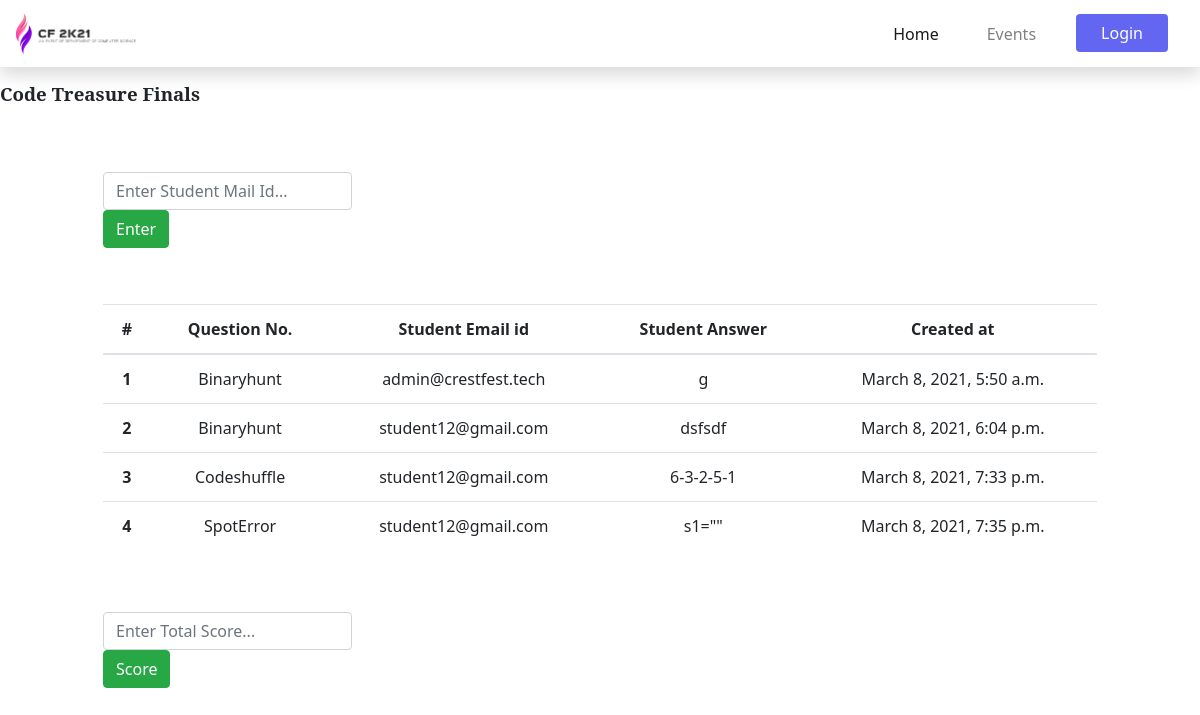
Page /events/codetreasure/score/finals/ on the committed database.
### codetreasure/models.py (models this page shows)
class final_answer_relation(models.Model):
    student = models.ForeignKey(User, on_delete=models.CASCADE)
    final_code_shuffle_question = models.ForeignKey(
        final_code_shuffle_relation, on_delete=models.CASCADE, null=True)
    final_code_binary_question = models.ForeignKey(
        final_code_binary_question, on_delete=models.CASCADE, null=True)
    final_code_spot_error_question = models.ForeignKey(
        final_code_spot_error_question, on_delete=models.CASCADE, null=True)
    user_answer = models.TextField()
    when = models.DateTimeField(auto_now_add=True)
    class Meta:
        verbose_name = 'Student Result Final'

class final_code_binary_question(models.Model):
    question = models.CharField(max_length=250)
    ques_no = models.CharField(max_length=80, default="Binaryhunt")
    def __str__(self):
        return self.ques_no
    class Meta:
        verbose_name = 'Binary Hunter Question'

class final_code_shuffle_relation(models.Model):
    question = models.ManyToManyField(final_code_shuffle)
    ques_no = models.CharField(max_length=80, default="Codeshuffle")
    def __str__(self):
        return self.ques_no
    class Meta:
        verbose_name = 'Code Shuffle Question'

class final_code_spot_error_question(models.Model):
    question = models.ManyToManyField(final_code_spot_error_image)
    ques_no = models.CharField(max_length=80, default="SpotError")
    def __str__(self):
        return self.ques_no
    class Meta:
        verbose_name = 'Spot Error Question'

### userapp/models.py (models this page shows)
class User(AbstractUser):
    username = None
    email = models.EmailField(unique=True)
    first_name = models.CharField(max_length=35)
    mobile = models.CharField(
        unique=True, max_length=10, null=True, blank=False)
    user_type_choice = ((1, 'Admin'), (2, 'Staff'), (3, 'Students'))
    user_type = models.PositiveSmallIntegerField(choices=user_type_choice, default=3
                                                 )
    objects = UserManager()
    USERNAME_FIELD = 'email'
    REQUIRED_FIELDS = ['first_name']

### codetreasure/views.py (the view, shortened to what this page needs)
# urls.py: path('score/finals/', finals_score, name="finals_score"),
def finals_score(request):
    code_score = final_answer_relation.objects.all()
    context = {
        'code_score': code_score
    }
    return render(request, "codetreasure/final_score.html", context=context)

### templates/codetreasure/final_score.html (shortened to what this page needs)
{% extends 'base.html' %}
{% load crispy_forms_tags %}
{% block content %}
<h3>Code Treasure Finals</h3>
<section class="container my-5">
    <form method="POST" action="{% url 'codetreasure:finals_score' %}">
        <input type="email" class="form-control col-3" placeholder="Enter Student Mail Id..." name="email">
        <button type="submit" class="btn btn-success">Enter</button>
    </form>
</section>
<section class="container">
    <div class="table-responsive table_wrapper">
        <table class="table my-1 my-md-2">
            <thead>
                <tr class="text-center">
                    <th scope="col">#</th>
                    <th scope="col">Question No.</th>
                    <th scope="col">Student Email id</th>
                    <th scope="col">Student Answer</th>
                    <th scope="col">Created at</th>
                </tr>
            </thead>
            <tbody>
                {% for final in code_score %}
                <tr scope="row" class="text-center">
                    <th scope="row">{{forloop.counter}}</th>
                    <td>
                        {% if not final.final_code_shuffle_question == Null %}
                        {{final.final_code_shuffle_question}}
                        {% elif not final.final_code_binary_question == Null %}
                        {{final.final_code_binary_question}}
                        {% elif not final.final_code_spot_error_question == Null %}
                        {{final.final_code_spot_error_question}}
                        {% endif %}
                    </td>
                    <td id="email_id" data-mail="{{final.student}}">{{final.student}}</td>
                    <td>{{final.user_answer}}</td>
                    <td>{{final.when}}</td>
                </tr>
                {% endfor %}
            </tbody>
        </table>
    </div>
</section>
<section class="container my-5">
    <input type="text" class="form-control col-3" placeholder="Enter Total Score...">
    <button type="submit" class="btn btn-success submit_button">Score</button>
</section>
{% endblock %}

### templates/base.html (shortened to what this page needs)
{% load static %}
<!DOCTYPE html>
<html lang="en">
<head>
    <link rel="stylesheet" href="https://maxcdn.bootstrapcdn.com/bootstrap/4.5.0/css/bootstrap.min.css">
    <link href="https://unpkg.com/tailwindcss@^2/dist/tailwind.min.css" rel="stylesheet" />
    <link rel="stylesheet" href="https://use.fontawesome.com/releases/v5.7.0/css/all.css"
 />
    <link rel="stylesheet" type="text/css" href="{% static 'css/style.css' %}">
</head>
<body>
    <header>
        {% include 'navbar.html' %}
    </header>
    <div class="container-fluid px-0 d-flex flex-column pt-16" style="min-height: 100vh;">
        {% block content %}{% endblock %}
    </div>
</body>
</html>

### templates/messages.html (shortened to what this page needs)
{% load static %}

### templates/navbar.html (shortened to what this page needs)
{% load static %}
<nav class="navbar navbar-expand-sm navbar-light mx-0 shadow w-100 bg-white fixed" style="z-index: 900;">
        <a href="{% url 'homepage' %}" class="navbar-brand">
          <img
            class="rounded-lg inline-block"
            src="{% static 'img/cf_logo2.png' %}"
            alt="cf logo"
            style="width: 120px; height: auto;"
          />
        </a>
        <div class="collapse navbar-collapse justify-content-end" id="menubar">
          <ul class="navbar-nav">
            <li class="nav-item px-3">
              <a href="{% url 'homepage' %}" class="nav-link active">Home</a>
            </li>
            <li class="nav-item px-3">
              <a href="{% url 'event_register' %}" class="nav-link">Events </a>
            </li>
            {% if user.is_authenticated %}
            <li class="nav-item px-3">
              <a href="#" class="nav-link">My Events</a>
            </li>
            <li class="nav-item px-3">
              <a href="{% url 'myaccount' %}" class="nav-link">Profile</a>
            </li>
            <li class="nav-item px-3">
              <a href="{% url 'logout' %}" class="nav-link">Logout</a>
            </li>
            {% else %}
            <li class="nav-item px-3">
              <a
                class="btn bg-indigo-500 hover:bg-purple-500 text-white px-6" href="{% url 'login' %}?next={{request.path}}"
              >
                Login
              </a>
            </li>
            {% endif %}
          </ul>
        </div>
      </nav>

### static/css/style.css (style rules this page uses)
html { scroll-behavior: smooth; }
body { width: 100%; height: 100%; margin: 0; padding: 0; overflow-x: hidden; }
h3 { display: block; font-size: 1.17rem; margin-top: 1em; margin-bottom: 1em; margin-left: 0; margin-right: 0; font-weight: bold; font-family: "Noto Serif", serif; }

### templates/codetreasure/final_score.html (style rules this page uses)
.table_wrapper { max-height: 450px; overflow-y: auto; display: inline-block; }
.table_wrapper { scrollbar-width: none; -ms-overflow-style: none; }

### rows in the picture
final_answer_relation: final_code_binary_question "Binaryhunt", student "admin@crestfest.tech", user_answer "g", when "March 8, 2021, 5:50 a.m."
final_answer_relation: final_code_binary_question "Binaryhunt", student "student12@gmail.com", user_answer "dsfsdf", when "March 8, 2021, 6:04 p.m."
final_answer_relation: final_code_shuffle_question "Codeshuffle", student "student12@gmail.com", user_answer "6-3-2-5-1", when "March 8, 2021, 7:33 p.m."
final_answer_relation: final_code_spot_error_question "SpotError", student "student12@gmail.com", user_answer "s1=\"\"", when "March 8, 2021, 7:35 p.m."
